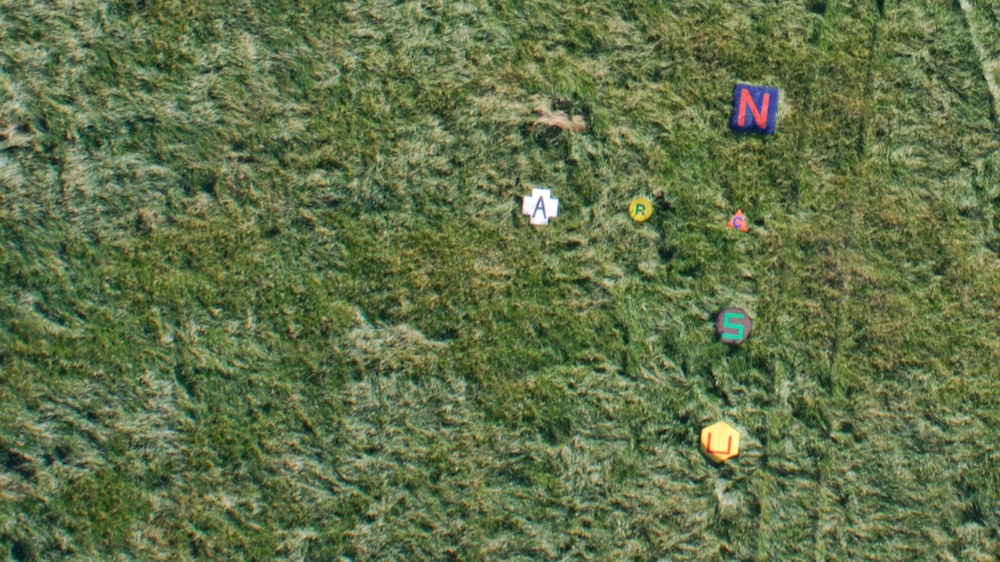
#> input picture aerial_image.jpg, 1000 x 562 px, shrunk from 1920 x 1080 before the run
$ python img_channels.py
#> lines starting #> are read from the running program, lines starting #| are printed output that depends on the picture; long printed decimals are rounded
import numpy as np
from PIL import Image

def min_max(x):
    return "min : {}. max : {}".format( np.min(x), np.max(x) )

def normalize(x):
    return ( x - np.min(x) ) / ( np.max(x) - np.min(x) )


filename = "aerial_image.jpg"

image = Image.open(filename)
#> image is the input picture: PIL image 1000x562 RGB; mean R, G, B 97.1, 113.1, 72.5
img = np.asarray(image) / 255.0

hsv = image.convert("HSV")
#> hsv: PIL image 1000x562 HSV; mean H, S, V 61.5, 97.4, 113.7
hsv = np.asarray(hsv) / 255.0
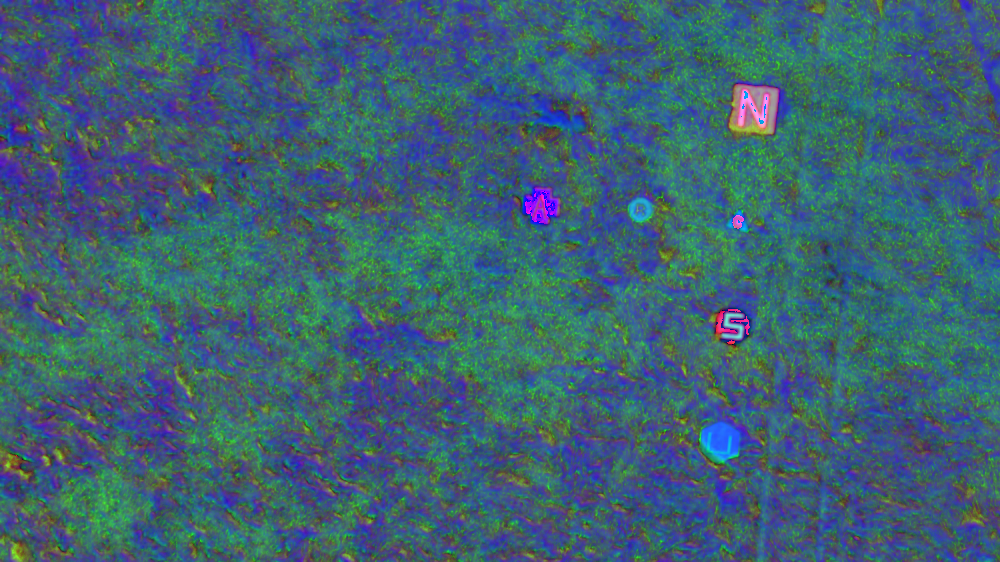
#> hsv: shape (562, 1000, 3) float64; mean R, G, B 0.241, 0.382, 0.446

h = hsv[:,:,0]
s = hsv[:,:,1]
v = hsv[:,:,2]

print("h :", min_max(h))
#| h : min : 0.0. max : 0.9961
print("s :", min_max(s))
#| s : min : 0.0. max : 1.0
print("v :", min_max(v))
#| v : min : 0.08235294117647059. max : 1.0

total = np.sum(img, axis=2)

r = img[:,:,0] / total
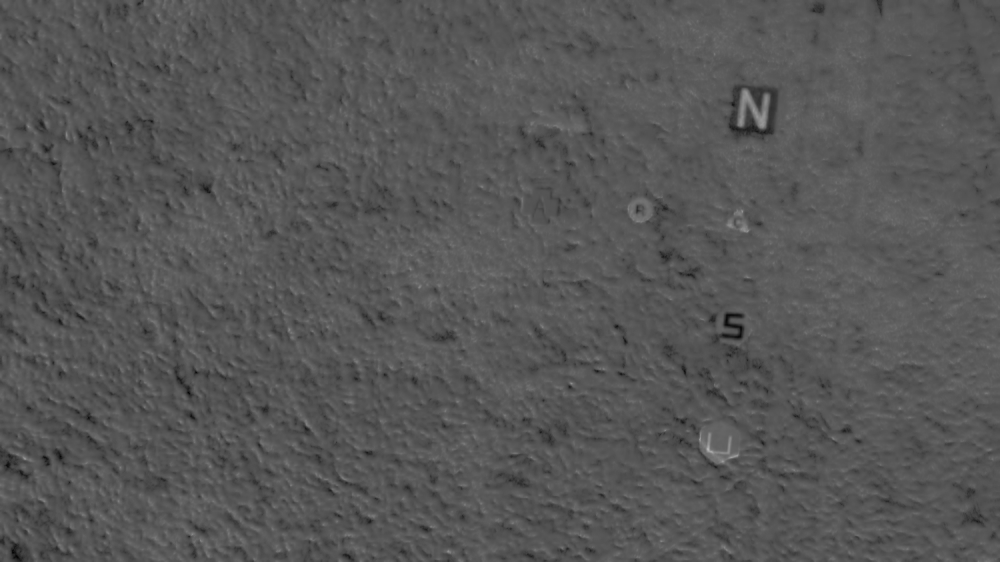
#> r: shape (562, 1000) float64; min 0.0247, max 0.722, mean 0.341
g = img[:,:,1] / total
b = img[:,:,2] / total
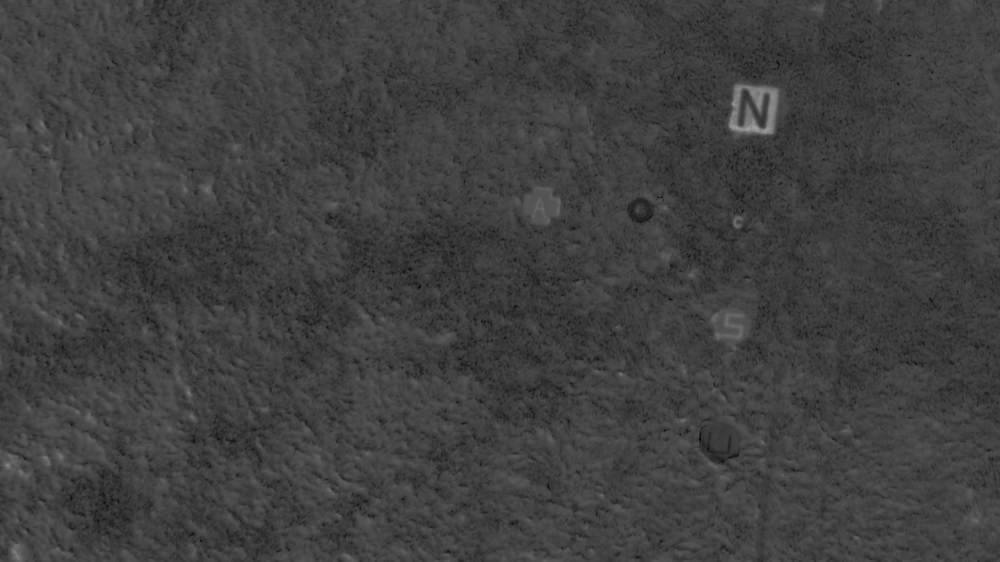
#> b: shape (562, 1000) float64; min 0, max 0.642, mean 0.253

print("r :", min_max(r))
#| r : min : 0.02469135802469136. max : 0.7224
print("g :", min_max(g))
#| g : min : 0.15037593984962408. max : 0.7167
print("b :", min_max(b))
#| b : min : 0.0. max : 0.6422

exg = 2*g - r - b
print("exg :", min_max(exg))
#| exg : min : -0.548872180451128. max : 1.150

exr = 1.4*r - g
print("exr :", min_max(exr))
#| exr : min : -0.5418181818181819. max : 0.8196

civ = -0.881*g + 0.441*r + 0.385*b + 18.78745
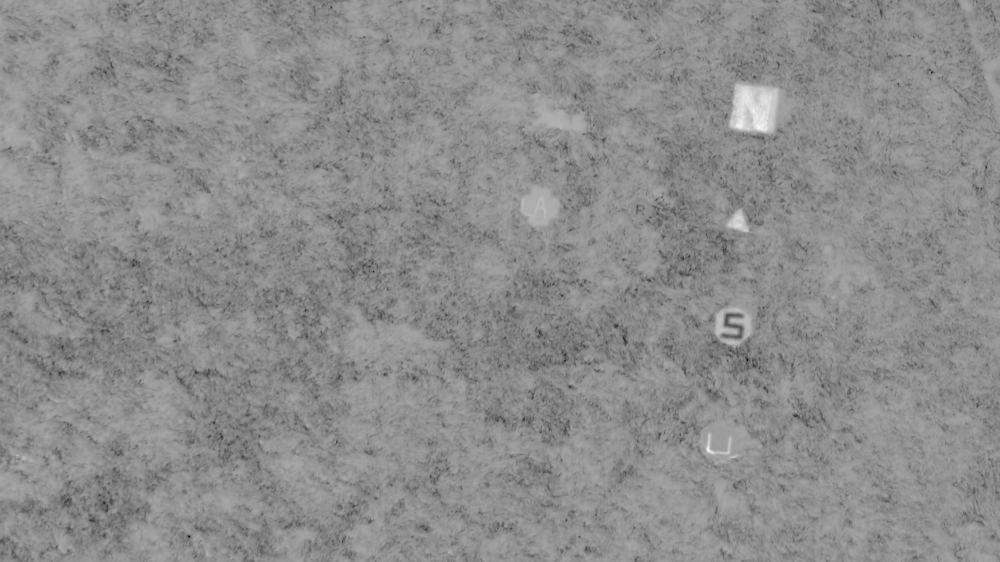
#> civ: shape (562, 1000) float64; min 18.27, max 19, mean 18.68; drawn with min black and max white
print("civ :", min_max(civ))
#| civ : min : 18.27355. max : 19.002

exgr = exg - exr
print("exgr :", min_max(exgr))
#| exgr : min : -1.244081632653061. max : 1.657

ndi = (g-r) / (g+r)
print("ndi :", min_max(ndi))
#| ndi : min : -0.5803571428571429. max : 0.907

grey = (0.2898*img[:,:,0] + 0.587*img[:,:,1] + 0.114*img[:,:,2]) / 255
print("grey :", min_max(grey))
#| grey : min : 0.0002713663975394079. max : 0.003885

# row1 = np.hstack((r, g, b))
row1 = np.hstack((h, s, v))
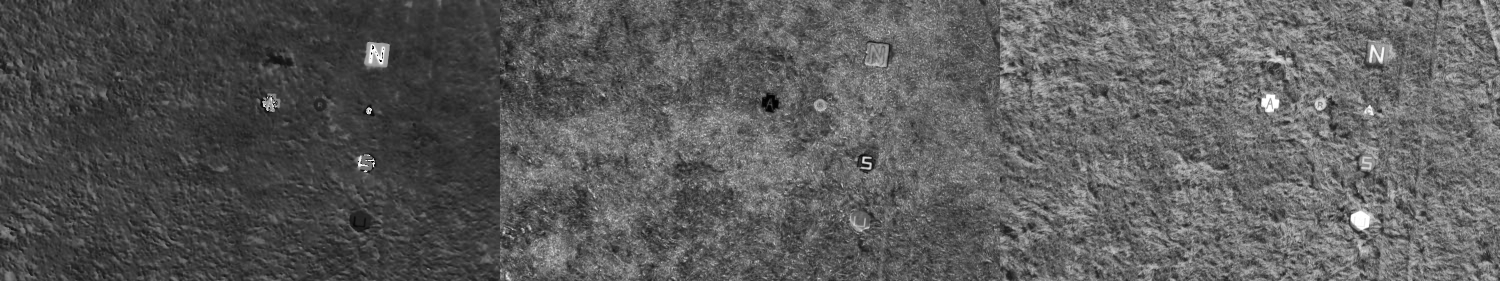
#> row1: shape (562, 3000) float64 (shown at 1/2 size); min 0, max 1, mean 0.356
row2 = np.hstack((normalize(exg), normalize(exr), normalize(civ)))
row3 = np.hstack((normalize(exgr), normalize(ndi), normalize(grey)))
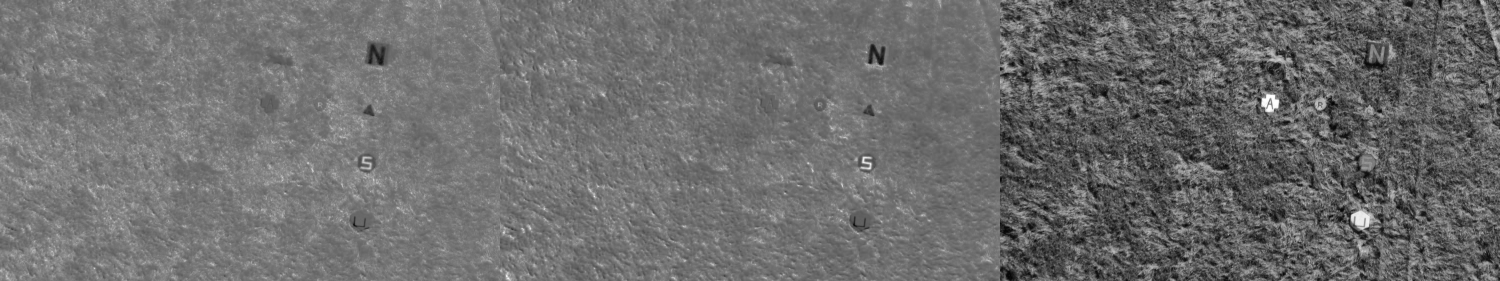
#> row3: shape (562, 3000) float64 (shown at 1/2 size); min 0, max 1, mean 0.431

grid = np.vstack((row1, row2, row3))
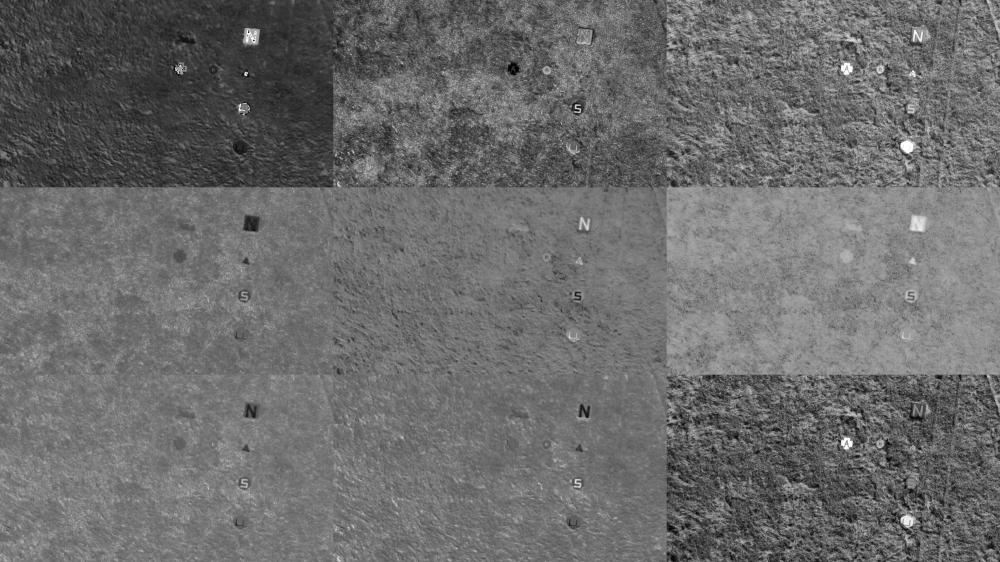
#> grid: shape (1686, 3000) float64 (shown at 1/3 size); min 0, max 1, mean 0.424

im = Image.fromarray(grid*255)

im.show()
